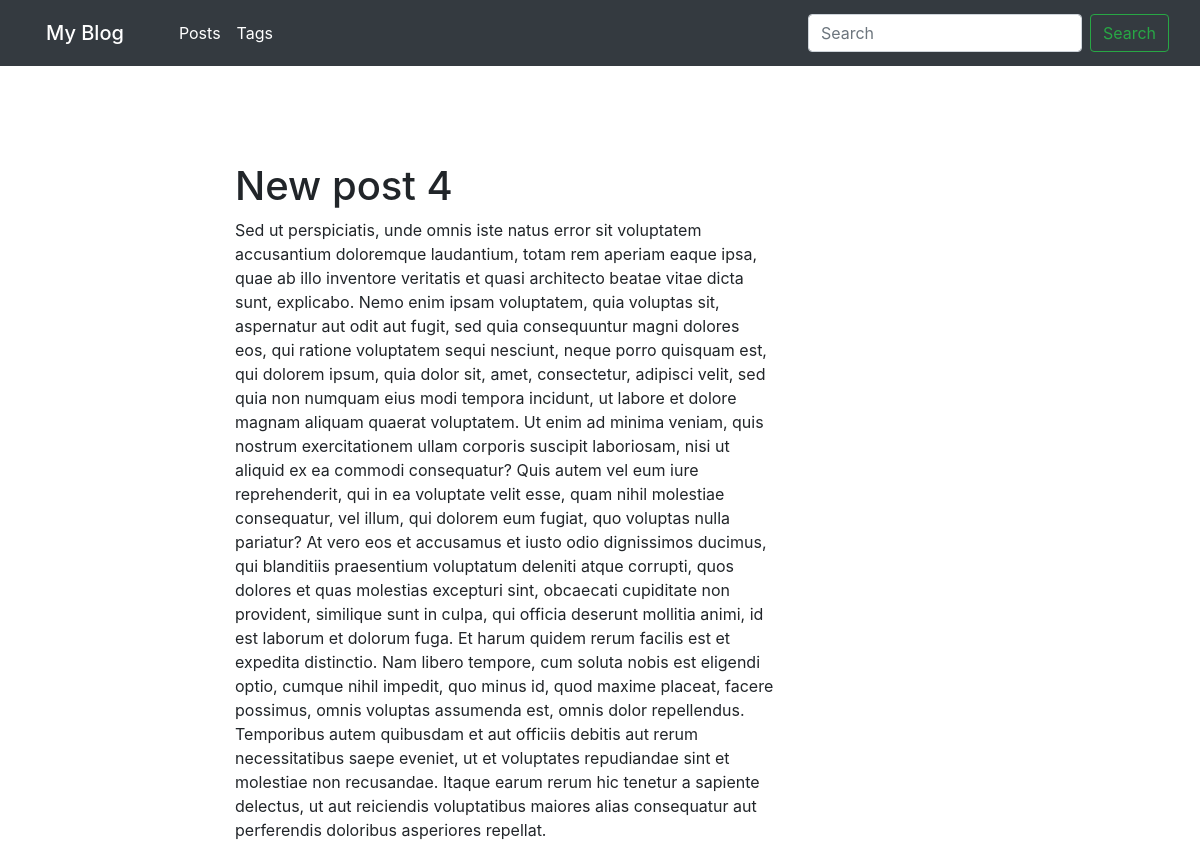
/blog/post/new-post-4/, run on the app's committed database.
### blog/models.py (models this page shows, shortened)
class Post(models.Model):
    title = models.CharField(max_length=150, db_index=True)
    slug = models.SlugField(max_length=150, blank=True, unique=True)
    body = models.TextField(db_index=True)
    tags = models.ManyToManyField('Tag', blank=True, related_name='posts')
    date_pub = models.DateTimeField(auto_now_add=True)

### blog/views.py (the view)
# urls.py: path('post/<str:slug>/', PostDetail.as_view(), name='post_detail_url'),
class PostDetail(ObjectDetailMixin, View):
    model = Post
    template = 'blog/post_detail.html'

### blog/utils.py (called while the page is built)
    def get(self, request, slug):
        obj = get_object_or_404(self.model, slug__iexact=slug)
        return render(request, self.template,
                      context={self.model.__name__.lower(): obj,
                               'admin_object': obj,
                               'detail': True})

### blog/templates/blog/post_detail.html (shortened to what this page needs)
{% extends 'blog/baseblog.html' %}
{% block content %}
    <h1 class="mt-5">
        {{ post.title }}
    </h1>
    <p>
        {{ post.body }}
    </p>
{% endblock %}

### data on the page
Post: title "New post 4", body "Sed ut perspiciatis, unde omnis iste natus error sit voluptatem accusantium doloremque laudantium, totam rem aperiam eaque ipsa, quae ab illo inventore veritatis et quasi architecto beatae vitae dicta sunt, explicabo. Nemo enim ipsam voluptatem, quia voluptas sit, aspernatur aut odit aut fugit, sed quia consequuntur magni dolores eos, qui ratione voluptatem sequi nesciunt, neque porro quisquam est, qui dolorem ipsum, quia dolor sit, amet, consectetur, adipisci velit, sed quia non numquam eius modi tempora incidunt, ut labore et dolore magnam aliquam quaerat voluptatem. Ut enim ad minima veniam, quis nostrum exercitationem ullam corporis suscipit laboriosam, nisi ut aliquid ex ea commodi…"
